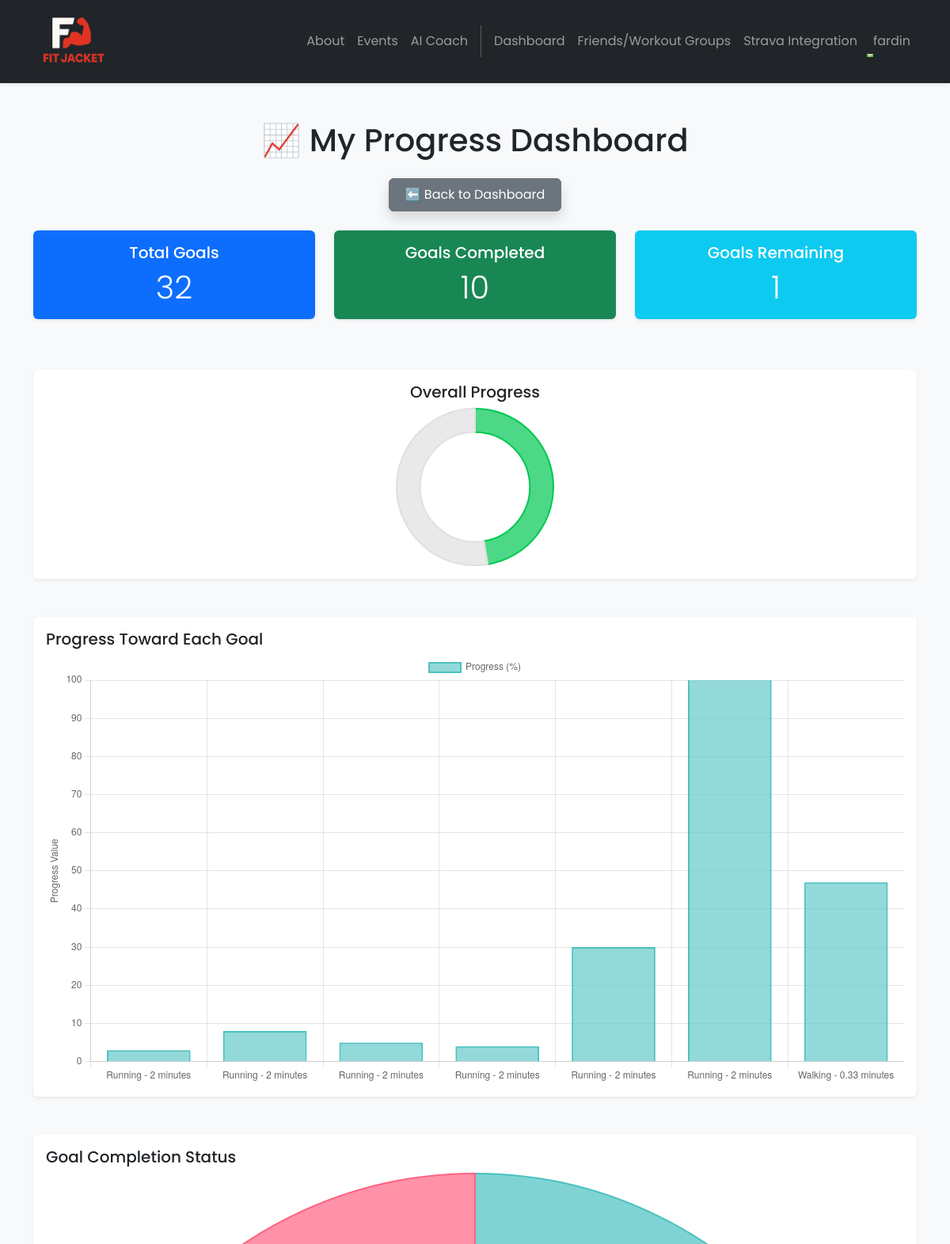
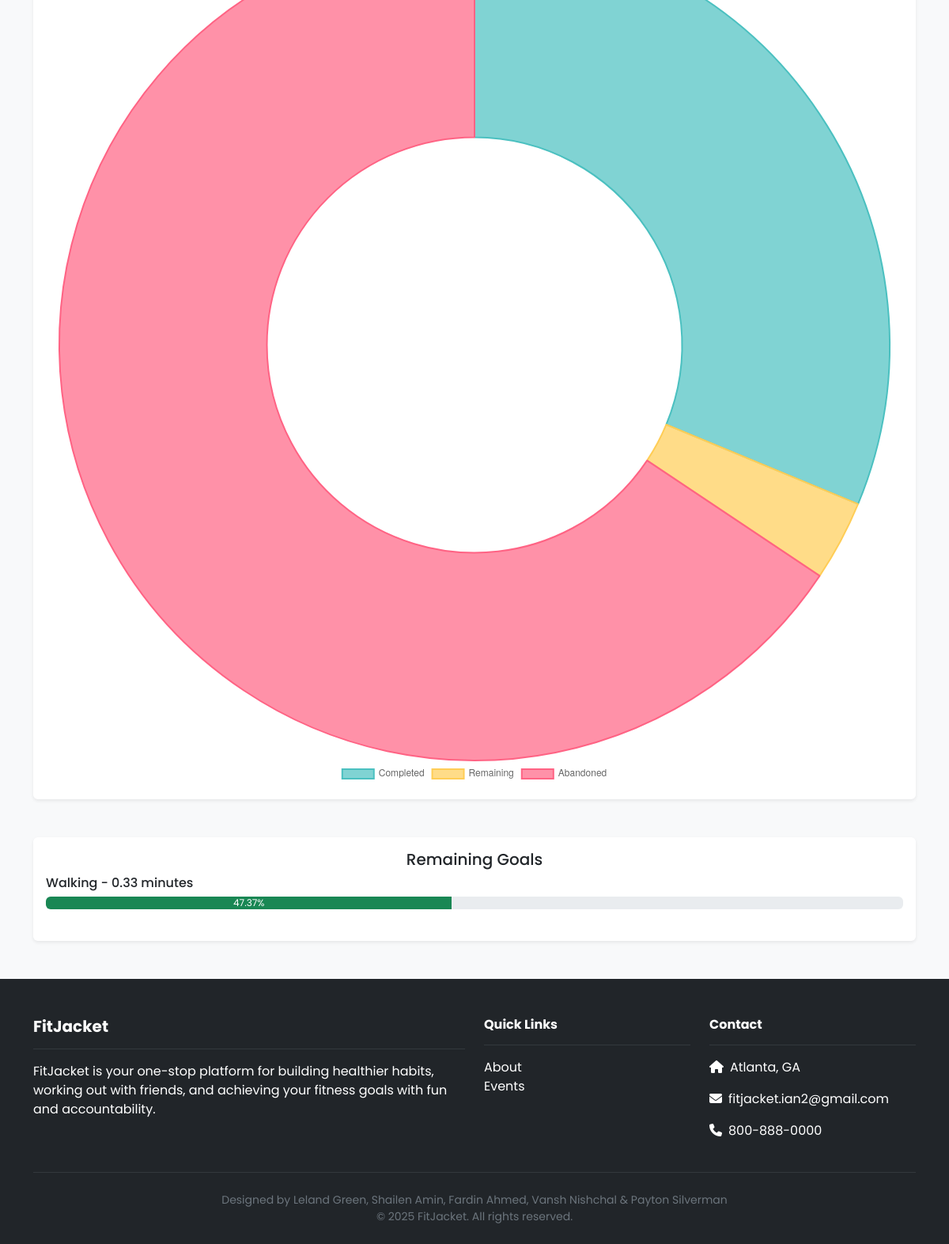
/dashboard/progress/ (signed in), run on an earlier commit of the app's database (2 pictures, top to bottom).
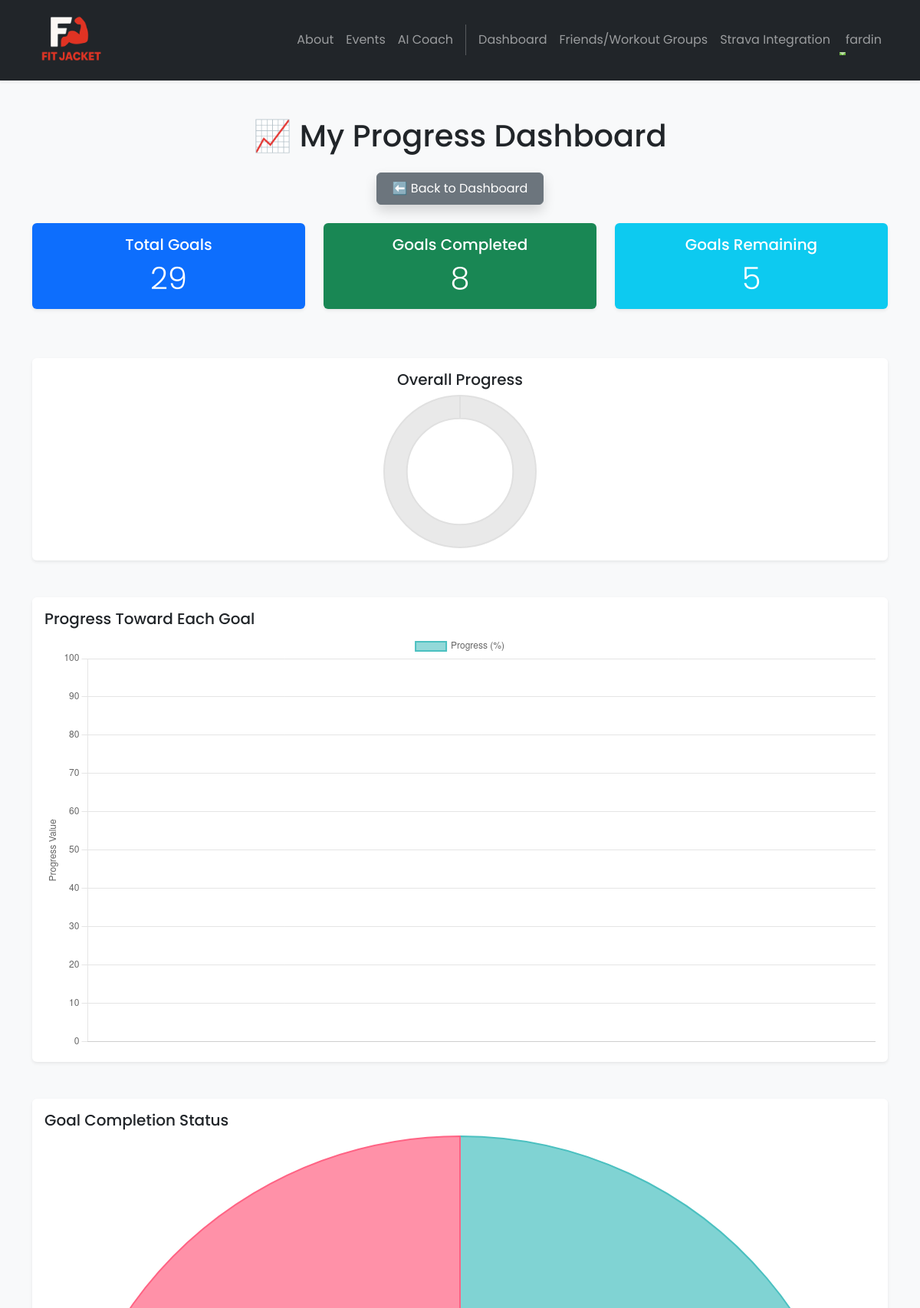
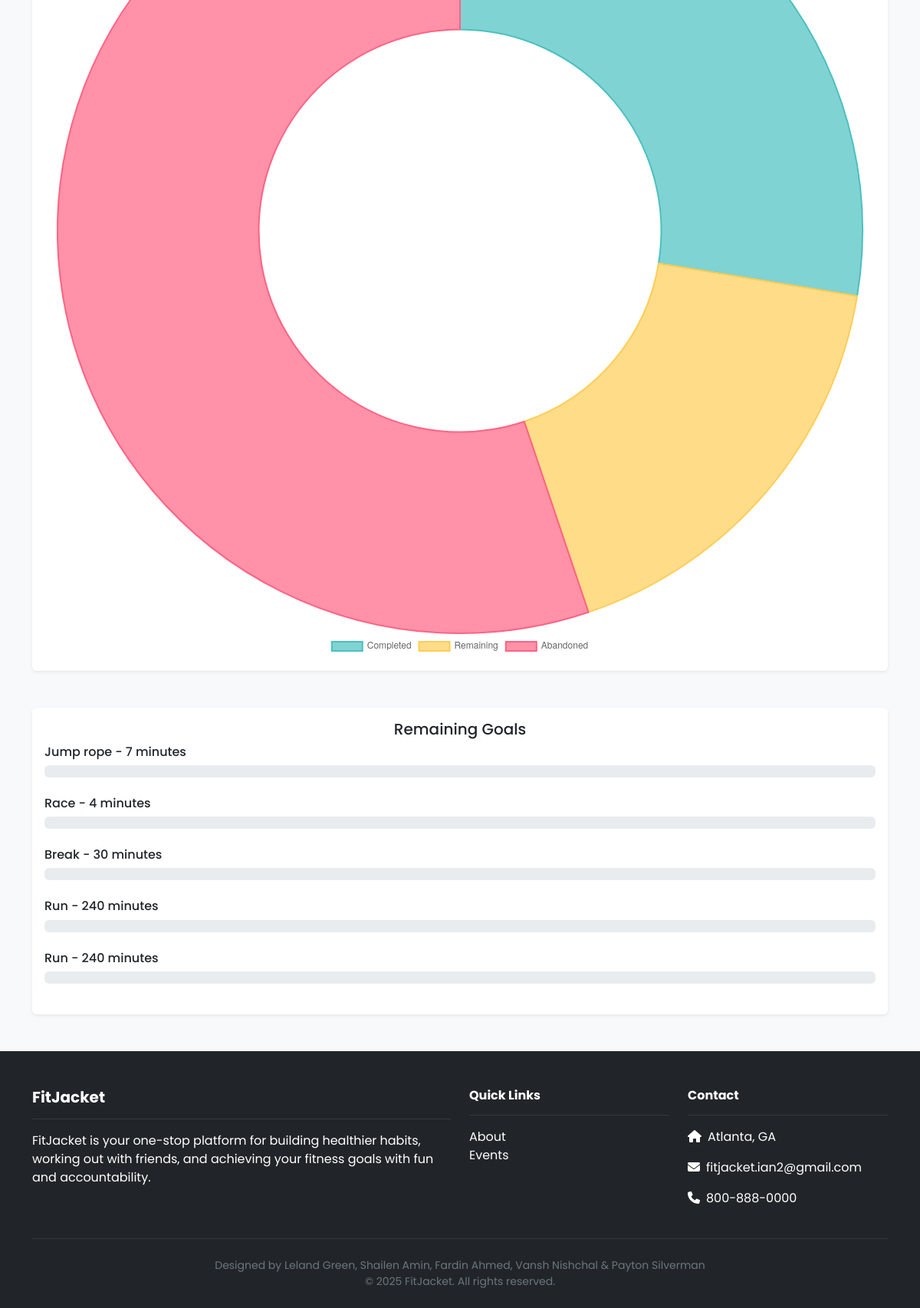
And on a later commit of the database (2 pictures, top to bottom).
### dashboard/models.py (models this page shows, shortened)
class Goal(models.Model):
    text = models.CharField(max_length=255)
    created_at = models.DateTimeField(auto_now_add=True)
    start_date = models.DateTimeField(null=True, blank=True, default=timezone.now)
    end_date = models.DateTimeField(null=True, blank=True, default=timezone.now)
    user = models.ForeignKey(User, on_delete=models.CASCADE, null=True)
    completed = models.BooleanField(default=False)
    abandoned = models.BooleanField(default=False)
    favorite = models.BooleanField(default=False)
    total_duration_seconds = models.IntegerField(default=0)
    calories_burnt_per_second = models.FloatField(default=0.0)
    progress = models.FloatField(default=0.0)

### dashboard/views.py (the view)
# urls.py: path('progress/', views.progress_view, name='progress'),
@login_required
def progress_view(request):
    user_progress = Progress.objects.filter(user=request.user)
    completed = Goal.objects.filter(user=request.user, completed=True).count()
    remaining = Goal.objects.filter(user=request.user, completed=False, abandoned=False)
    remaining_count = remaining.count()
    abandoned = Goal.objects.filter(user=request.user, abandoned=True).count()
    total_progression = 100
    if (remaining_count != 0):
        total_progression = 0
        for goal in remaining:
            total_progression += goal.progress
        total_progression /= remaining_count
        total_progression = round(total_progression, 2)
    return render(request, 'dashboard/progress.html', {
        'remaining_goals': remaining,
        'progress_data': user_progress,
        'completed_goals_count': completed,
        'remaining_goals_count': remaining_count,
        'abandoned_goals_count': abandoned,
        'total_progression_percentage': total_progression
    })

### accounts/context_processors.py (called while the page is built)
def admin_group(request):
    if request.user.is_authenticated:
        is_admin = request.user.groups.filter(name='admin').exists()
    else:
        is_admin = False
    return {'is_admin': is_admin}

### friends/context_processors.py (called while the page is built)
def user_groups(request):
    if request.user.is_authenticated:
        groups = WorkoutGroup.objects.filter(groupmember__user=request.user)
    else:
        groups = []
    return {'user_groups': groups}

### dashboard/templates/dashboard/progress.html (shortened to what this page needs)
{% extends 'base.html' %}
{% block content %}
{% load static %}
<div class="container my-5 animate__animated animate__fadeIn">
  <h1 class="text-center mb-4">📈 My Progress Dashboard</h1>
  <div class="text-center mb-4">
    <a href="{% url 'Dashboard' %}" class="btn btn-secondary shadow">⬅️ Back to Dashboard</a>
  </div>
  <div class="row mb-5 text-center">
    <div class="col-md-4">
      <div class="card text-white bg-primary mb-3 shadow-sm animate__animated animate__fadeInUp">
        <div class="card-body">
          <h5 class="card-title">Total Goals</h5>
          <p class="card-text display-6">{{ completed_goals_count|add:remaining_goals_count|add:abandoned_goals_count }}</p>
        </div>
      </div>
    </div>
    <div class="col-md-4">
      <div class="card text-white bg-success mb-3 shadow-sm animate__animated animate__fadeInUp">
        <div class="card-body">
          <h5 class="card-title">Goals Completed</h5>
          <p class="card-text display-6">{{ completed_goals_count }}</p>
        </div>
      </div>
    </div>
    <div class="col-md-4">
      <div class="card text-white bg-info mb-3 shadow-sm animate__animated animate__fadeInUp">
        <div class="card-body">
          <h5 class="card-title">Goals Remaining</h5>
          <p class="card-text display-6">{{ remaining_goals_count }}</p>
        </div>
      </div>
    </div>
  </div>
  <div class="card shadow-sm mb-5 text-center animate__animated animate__fadeInUp">
    <div class="card-body">
      <h5 class="card-title">Overall Progress</h5>
      <div class="d-flex justify-content-center">
        <canvas id="totalProgressCircle" width="200" height="200"></canvas>
      </div>
    </div>
  </div>
  <div class="card shadow-sm mb-5 animate__animated animate__fadeInUp">
    <div class="card-body">
      <h5 class="card-title">Progress Toward Each Goal</h5>
      <canvas id="progressChart" width="400" height="200"></canvas>
    </div>
  </div>
  <div class="card shadow-sm mb-5 animate__animated animate__fadeInUp">
    <div class="card-body">
      <h5 class="card-title">Goal Completion Status</h5>
      <canvas id="statusChart" width="400" height="200"></canvas>
    </div>
  </div>
<div class="card shadow-sm animate__animated animate__fadeInUp">
  <div class="card-body">
    <h5 class="card-title text-center">Remaining Goals</h5>
    {% for goal in remaining_goals %}
      <div class="mb-4">
        <h6>{{ goal.text }}</h6>
        <div class="progress">
          <div class="progress-bar bg-success" role="progressbar" style="width: {{ goal.progress }}%;" aria-valuenow="{{ goal.progress }}" aria-valuemin="0" aria-valuemax="100">
            {{ goal.progress|floatformat:2 }}%
          </div>
        </div>
      </div>
    {% empty %}
      <p class="text-muted text-center">No remaining goals.</p>
    {% endfor %}
  </div>
</div>
</div>
<link rel="stylesheet" href="https://cdnjs.cloudflare.com/ajax/libs/animate.css/4.1.1/animate.min.css"/>
{% endblock %}

What changed in the data, as far as the page shows it:
removed Goal: text "Walking - 0.33 minutes", progress "47.37"
now on this page (row edited): Goal: text "Jump rope - 7 minutes"
now on this page (row edited): Goal: text "Race - 4 minutes"
now on this page (row edited): Goal: text "Break - 30 minutes"
now on this page (row edited): Goal: text "Run - 240 minutes"
now on this page (row edited): Goal: text "Run - 240 minutes"
Also different on the page:
{{ completed_goals_count }}: "10" → "8"
{{ remaining_goals_count }}: "1" → "5"
chart data {{ completed_goals_count|default:0 }}: 10 → 8
chart data {{ remaining_goals_count|default:0 }}: 1 → 5
chart data {{ abandoned_goals_count|default:0 }}: 21 → 16
chart data {{ total_progression_percentage }}: 47.37 → 0.0
text no longer shown: "32"
text now shown: "29"
